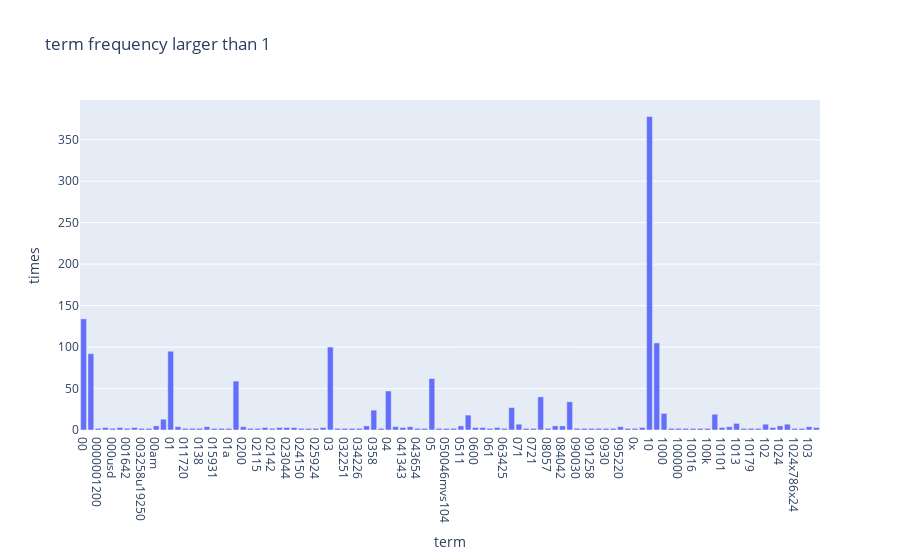

The notebook cell saved with this chart:
### Markdown cell above
## >>> Exercise 14

### Code cell
x = np.asarray(count_vect.get_feature_names_out()[:300]).reshape((300,1))
y = term_frequencies[:300].reshape((300,1))
sum =  np.hstack((x, y))
feature_names=[]
frequencies=[]
for j in range(0,sum.shape[0]):
    if sum[j,1]>1:
        feature_names.append(sum[j,0])
        frequencies.append(sum[j,1])

x = feature_names
y = frequencies
trace = go.Bar(x=x,y=y,name="times")
layout = go.Layout(title="term frequency larger than 1",xaxis={"title":"term"},
    yaxis={"title":"times"},barmode="group")

fig = go.Figure(data = [trace],layout=layout)
fig.show()

### Figure 1 — Plotly figure (JSON) as saved in the notebook; plotly's stock layout.template omitted (floating-point values rounded to 4 significant figures)
{"data": [{"name": "times", "type": "bar", "x": ["00", "000", "0000001200", "0001", "000usd", "0010580b", "001642", "002", "003258u19250", "004021809", "00am", "00pm", "01", "0100", "011720", "013", "0138", "01580", "015931", "0184", "01a", "02", "0200", "020504", "02115", "02118", "02142", "02173", "023044", "024103", "024150", "025240", "025924", "0293", "03", "031423", "032251", "033446", "034226", "0349", "0358", "0391", "04", "040", "041343", "0423", "043654", "044140", "05", "0500", "050046mvs104", "0510", "0511", "06", "0600", "0608", "061", "06320", "063425", "07", "071", "071823", "0721", "08", "08057", "081052", "084042", "09", "090030", "091139", "091258", "091844", "0930", "093300", "095220", "0987", "0x", "0x100", "10", "100", "1000", "10000", "100000", "100015", "10016", "100grams", "100k", "101", "10101", "101010", "1013", "1015", "10179", "10193", "102", "102007", "1024", "1024x768", "1024x786x24", "1028", "103", "103237"], "y": [134, 92, 2, 3, 2, 3, 2, 3, 2, 2, 5, 13, 95, 4, 2, 2, 2, 4, 2, 2, 2, 59, 4, 2, 2, 3, 2, 3, 3, 3, 2, 2, 2, 3, 100, 2, 2, 2, 2, 5, 24, 2, 47, 4, 3, 4, 2, 2, 62, 2, 2, 2, 5, 18, 3, 3, 2, 3, 2, 27, 7, 2, 2, 40, 2, 5, 5, 34, 2, 2, 2, 2, 2, 2, 4, 2, 2, 3, 378, 105, 20, 2, 2, 2, 2, 2, 2, 19, 3, 4, 8, 2, 2, 2, 7, 3, 5, 7, 2, 2, 4, 3]}], "layout": {"barmode": "group", "title": {"text": "term frequency larger than 1"}, "xaxis": {"title": {"text": "term"}}, "yaxis": {"title": {"text": "times"}}}}
